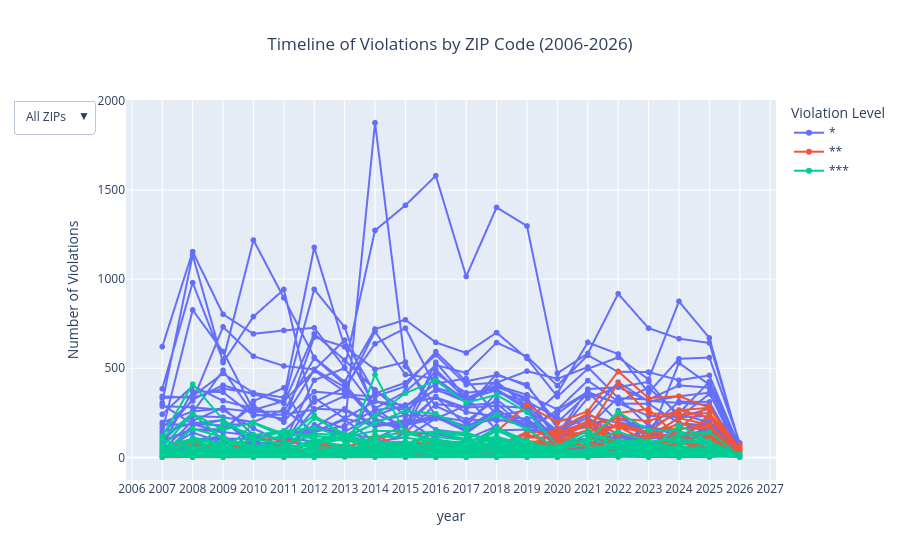

Write notebook code for a chart like this one.
### Code cell
fig = px.line(
    viol_zip_count, 
    x = 'year', 
    y = 'num_violations', 
    color = 'viol_level',
    line_group = 'zip',
    hover_name = 'zip',
    markers = True,
    title = 'Timeline of Violations by ZIP Code (2006-2026)'
)
trace = (
    viol_zip_count[['zip', 'viol_level']]
    .drop_duplicates()
    .sort_values(['viol_level', 'zip'])
)

zips = sorted(viol_zip_count['zip'].unique())
zip_buttons = []
zip_buttons.append(dict(
    label = "All ZIPs",
    method = 'update',
    args =[
        {'visible': [True] * len(fig.data)}, 
        {'title': "Violations Over Time for All ZIPs"}
    ]


))

for z in zips:
    zip_buttons.append(dict(
        label = str(z),
        method = "update",
        args = [
            {'visible': [row.zip == str(z) for row in trace.itertuples()]},
            {"title": f"Violations Over Time for ZIP {z}"}
        ]
    ))

fig.update_layout(
    updatemenus = [
        dict(
            buttons = [
                dict(
                    label = "All ZIPs",
                    method = 'update',
                    args = [{"visible": [True]*len(fig.data)},
                            {"title": "Violations Over Time for All ZIPs"}]
                )
            ] + zip_buttons,
            direction = 'down',
            showactive = True
        )
    ]
)

fig.update_layout(
    xaxis = dict(dtick = 1),
    yaxis_title = "Number of Violations",
    legend_title = "Violation Level",
    hovermode = 'x unified',
    title_x = 0.5,
    legend = dict(
        title = 'Violation Level',
        orientation = 'v',
        x = 1.02,
        y = 1
    )
)
fig.show()
